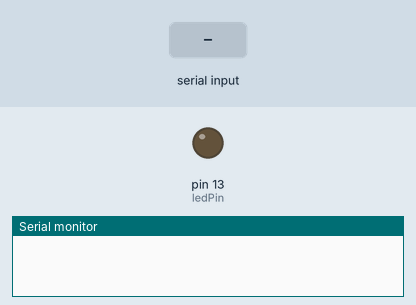
Simulated run of this sketch. Board: Arduino Uno, built with avr-gcc and run on an emulated ATmega328P. Shown: output pins drawn as LEDs (lit = HIGH), the last lines printed to the serial monitor. The inputs (shaded band) are chosen by the test bench.

Above: at 3.2 s.
3.3 s: "H" received over Serial
At 4.4 s:
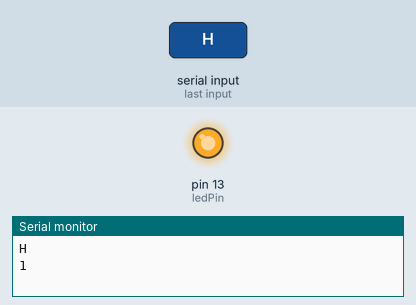
4.8 s: "L" received over Serial
At 5.6 s:
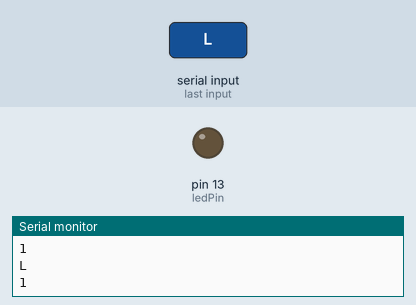
Timing chart, 0 to 7.8 s (numbered marks = the images above; inputs shaded):
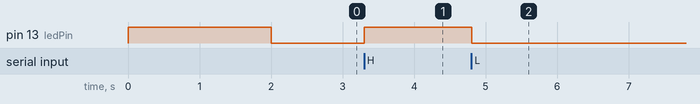

Measured:
- after the input at 3.3 s, pin 13 (ledPin): LOW → HIGH at once
- after the input at 4.8 s, pin 13 (ledPin): HIGH → LOW at once

The sketch:

serial_req_res_test.ino
```cpp
// Arduino IDE:
// File -> Examples -> 04.Communication -> PhysicalPixel

const int ledPin = 13;  // pin the LED is attached to
int incomingByte;       // variable stores  serial data

int pos;


void sendMotorPos(){
  Serial.println(String(pos));
}

void sendName(){
  Serial.println(String(34546.78));
}

void turnOnLed(){
  digitalWrite(ledPin, HIGH);
  Serial.println('1');
}

void turnOffLed(){
  digitalWrite(ledPin, LOW);
  Serial.println('1');
}


String msg = "", msgBuffer, dataBuffer[2];

// void serialGetReqSendRes_test() {
//   if (Serial.available() > 0) {
//     while (Serial.available()) {
//       if (Serial.available() > 0) {
//         char c = Serial.read();  //gets one byte from serial buffer
//         msg += c;                //makes the string readString
//       }
//     }
//     msg.trim();
//     msg.toUpperCase();

//     if (msg != ""){
//       if(msg=="H") turnOnLed();
//       else if (msg=="L") turnOffLed();
//       else if (msg=="N") sendName();
//       else if (msg=="P") sendMotorPos();
//     }
//   }

//   msg = "";
// }


void serialGetReqSendRes() {
  int indexPos = 0, i = 0;

  if (Serial.available() > 0) {
    while (Serial.available())
    {
      if (Serial.available() > 0)
      {
        char c = Serial.read();  //gets one byte from serial buffer
        msg += c; //makes the string readString
      }
    }
    msg.trim();
    if (msg != "") {
      do {
        indexPos = msg.indexOf(',');
        if (indexPos != -1) {
          msgBuffer = msg.substring(0, indexPos);
          msg = msg.substring(indexPos + 1, msg.length());
          dataBuffer[i] = msgBuffer;
          msgBuffer = "";
        }
        else {
          if (msg.length() > 0)
            dataBuffer[i] = msg;
        }
        i += 1;
      } while (indexPos >= 0);
    }

    dataBuffer[0].toUpperCase();
    Serial.println(dataBuffer[0]);
    Serial.println(dataBuffer[1]);

    if (dataBuffer[0] != ""){
      if(dataBuffer[0]=="H") turnOnLed();
      else if (dataBuffer[0]=="L") turnOffLed();
      else if (dataBuffer[0]=="N") sendName();
      else if (dataBuffer[0]=="P") sendMotorPos();
    }

  }

  msg = "";
  msgBuffer = "";
  dataBuffer[0] = "";
  dataBuffer[1] = "";
}


unsigned long prevTime, sampleTime = 5; //ms -> (1000/sampleTime) hz

unsigned long prevExecTime, sampleExecTime = 20; //ms -> (1000/sampleExecTime) hz

void setup() {
  // initialize serial communication:
  Serial.begin(9600);
  // initialize the LED pin as an output:
  pinMode(ledPin, OUTPUT);

  digitalWrite(ledPin, HIGH);
  delay(2000);
  digitalWrite(ledPin, LOW);

  prevTime = millis();
  prevExecTime = millis();
}

void loop() {

  if ((millis() - prevTime) >= sampleTime) {
    serialGetReqSendRes();
    // serialGetReqSendRes_test();
    prevTime = millis();
  }

  if ((millis() - prevExecTime) >= sampleExecTime) {
    if (pos < 360) pos += 1;
    else pos = 0;
    prevExecTime = millis();
  }

}
```
